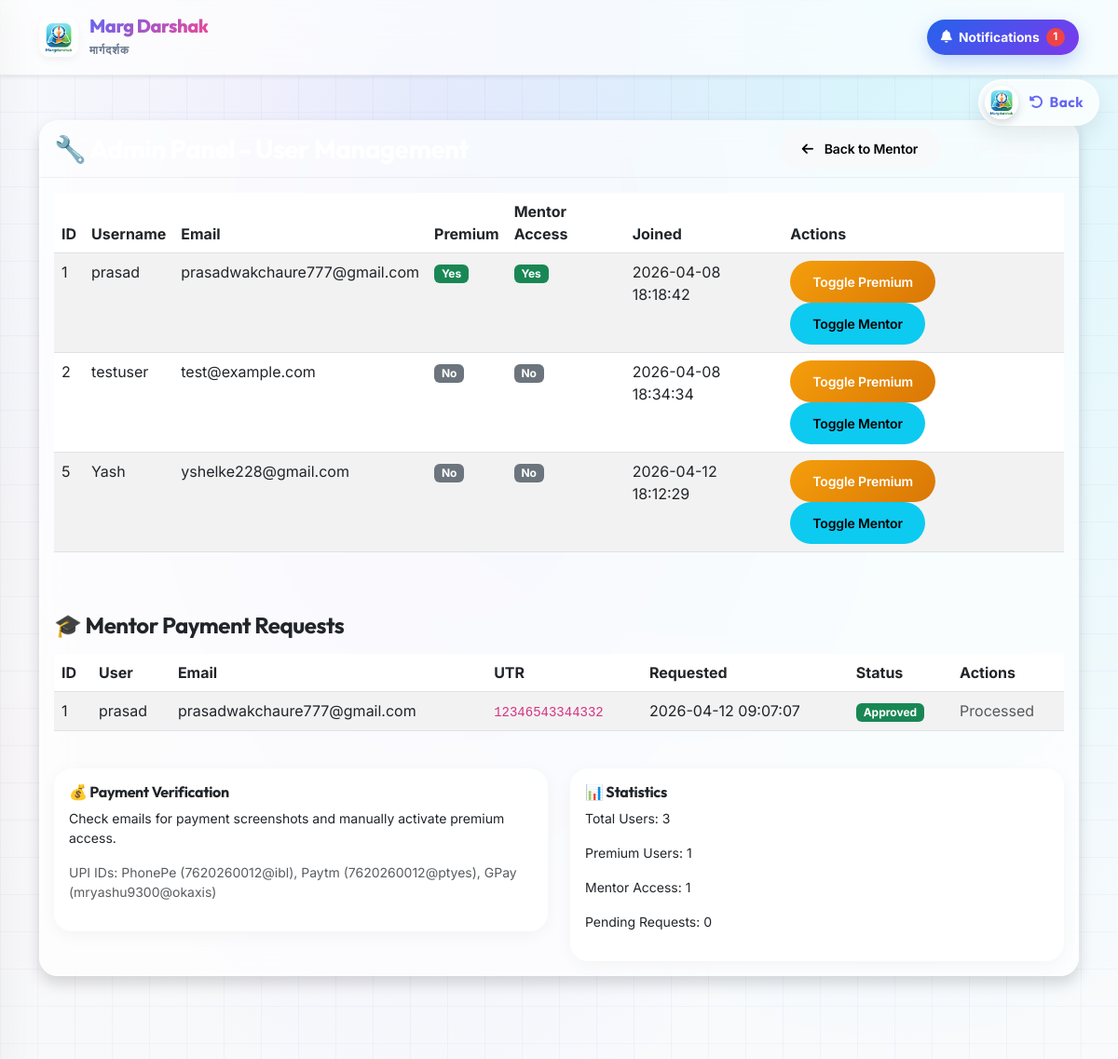
Before: /admin (signed in, upper part) with the older database file.
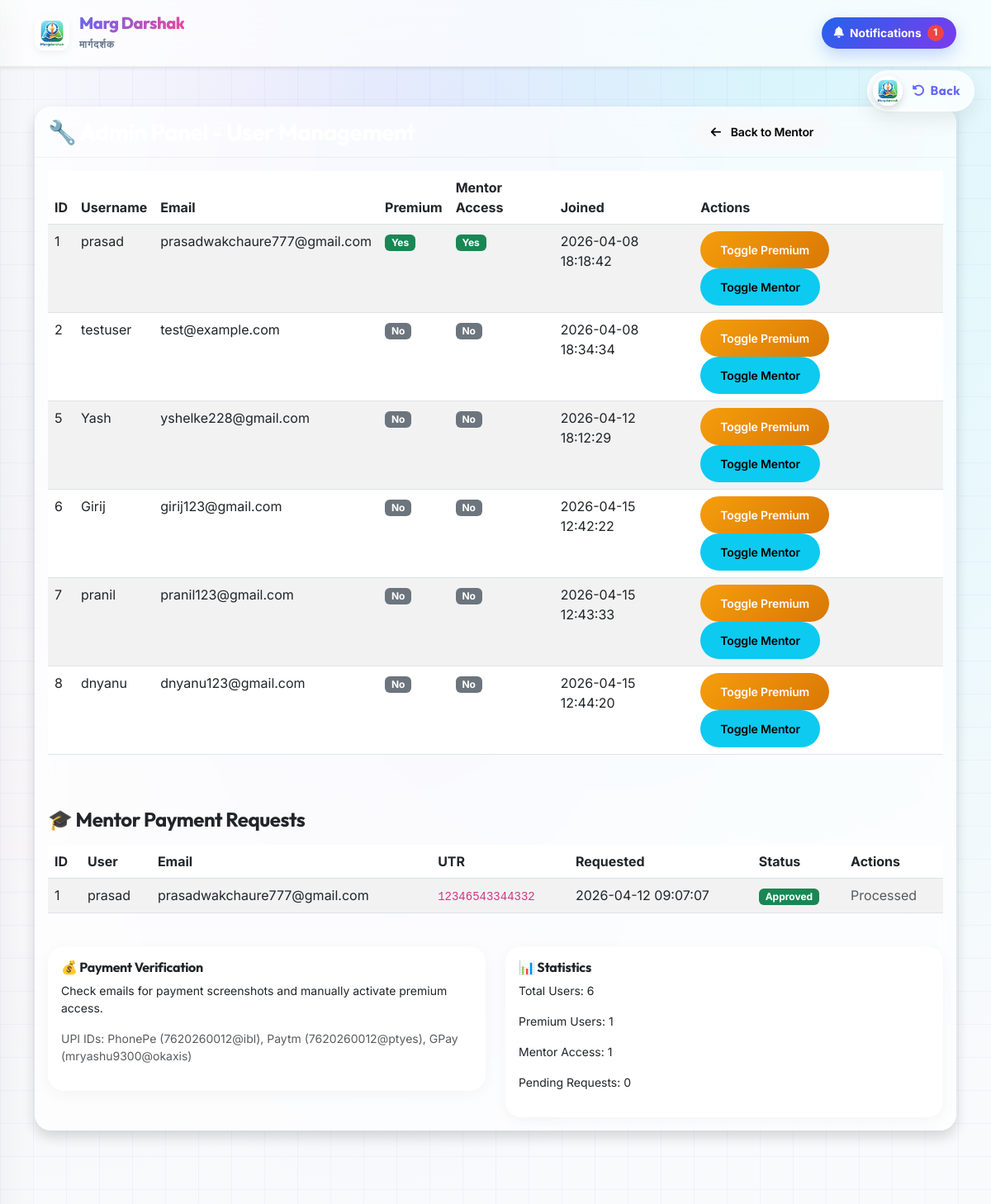
After: the same page with the newer database file.
### tables this page shows
CREATE TABLE users (
        id INTEGER PRIMARY KEY AUTOINCREMENT,
        username TEXT,
        email TEXT UNIQUE,
        password_hash TEXT,
        is_premium BOOLEAN DEFAULT 0,
        mentor_access BOOLEAN DEFAULT 0,
        premium_expiry DATETIME,
        created_at DATETIME DEFAULT CURRENT_TIMESTAMP
    );

CREATE TABLE mentor_requests (
        id INTEGER PRIMARY KEY AUTOINCREMENT,
        user_id INTEGER,
        utr TEXT,
        status TEXT DEFAULT 'pending' CHECK(status IN ('pending', 'approved', 'rejected')),
        created_at DATETIME DEFAULT CURRENT_TIMESTAMP,
        FOREIGN KEY (user_id) REFERENCES users (id)
    );

### app.py (the view, shortened to what this page needs)
@app.route('/admin', methods=['GET', 'POST'])
def admin_panel():
    if not session.get('admin_logged_in'):
        return render_template('admin/login.html')
    conn = get_db_connection()
    users = conn.execute(
        'SELECT id, username, email, is_premium, mentor_access, created_at FROM users'
    ).fetchall()
    requests = conn.execute('''
        SELECT mr.id, u.username, u.email, mr.utr, mr.created_at, mr.status
        FROM mentor_requests mr
        JOIN users u ON mr.user_id = u.id
        ORDER BY mr.created_at DESC
    ''').fetchall()
    conn.close()
    return render_template('admin/panel.html', users=users, requests=requests)

### app.py (called while the page is built, shortened)
def get_db_connection():
    conn = sqlite3.connect(DB_PATH)
    conn.row_factory = sqlite3.Row
    return conn

@app.before_request
def load_current_user():
    user_id = session.get('user_id')

### templates/admin/panel.html (shortened to what this page needs)
{% extends 'base.html' %}
{% block content %}
<div class="container py-5">
  <div class="row">
    <div class="col-12">
      <div class="card shadow">
        <div class="card-header bg-danger text-white d-flex justify-content-between align-items-center">
          <h3 class="mb-0">🔧 Admin Panel - User Management</h3>
          <div>
            <a href="/mentor-connect" class="btn btn-light btn-sm me-2">
              <i class="fas fa-arrow-left me-1"></i>Back to Mentor
            </a>
            <a href="/admin/logout" class="btn btn-outline-light btn-sm">
              <i class="fas fa-sign-out-alt me-1"></i>Logout
            </a>
          </div>
        </div>
        <div class="card-body">
          <div class="table-responsive">
            <table class="table table-striped">
              <thead>
                <tr>
                  <th>ID</th>
                  <th>Username</th>
                  <th>Email</th>
                  <th>Premium</th>
                  <th>Mentor Access</th>
                  <th>Joined</th>
                  <th>Actions</th>
                </tr>
              </thead>
              <tbody>
                {% for user in users %}
                <tr>
                  <td>{{ user[0] }}</td>
                  <td>{{ user[1] }}</td>
                  <td>{{ user[2] }}</td>
                  <td>
                    {% if user[3] %}
                      <span class="badge bg-success">Yes</span>
                    {% else %}
                      <span class="badge bg-secondary">No</span>
                    {% endif %}
                  </td>
                  <td>
                    {% if user[4] %}
                      <span class="badge bg-success">Yes</span>
                    {% else %}
                      <span class="badge bg-secondary">No</span>
                    {% endif %}
                  </td>
                  <td>{{ user[5] }}</td>
                  <td>
                    <a href="/admin/user/{{ user[0] }}/toggle_premium" class="btn btn-sm btn-warning me-1">
                      Toggle Premium
                    </a>
                    <a href="/admin/user/{{ user[0] }}/toggle_mentor" class="btn btn-sm btn-info">
                      Toggle Mentor
                    </a>
                  </td>
                </tr>
                {% endfor %}
              </tbody>
            </table>
          </div>
          <div class="mt-5">
            <h4 class="mb-3">🎓 Mentor Payment Requests</h4>
            <div class="table-responsive">
              <table class="table table-striped">
                <thead>
                  <tr>
                    <th>ID</th>
                    <th>User</th>
                    <th>Email</th>
                    <th>UTR</th>
                    <th>Requested</th>
                    <th>Status</th>
                    <th>Actions</th>
                  </tr>
                </thead>
                <tbody>
                  {% for request in requests %}
                  <tr>
                    <td>{{ request[0] }}</td>
                    <td>{{ request[1] }}</td>
                    <td>{{ request[2] }}</td>
                    <td><code>{{ request[3] }}</code></td>
                    <td>{{ request[4] }}</td>
                    <td>
                      {% if request[5] == 'pending' %}
                        <span class="badge bg-warning">Pending</span>
                      {% elif request[5] == 'approved' %}
                        <span class="badge bg-success">Approved</span>
                      {% else %}
                        <span class="badge bg-danger">Rejected</span>
                      {% endif %}
                    </td>
                    <td>
                      {% if request[5] == 'pending' %}
                        <a href="/admin/mentor-request/{{ request[0] }}/approve" class="btn btn-sm btn-success me-1">
                          <i class="fas fa-check"></i> Approve
                        </a>
                        <a href="/admin/mentor-request/{{ request[0] }}/reject" class="btn btn-sm btn-danger">
                          <i class="fas fa-times"></i> Reject
                        </a>
                      {% else %}
                        <span class="text-muted">Processed</span>
                      {% endif %}
                    </td>
                  </tr>
                  {% endfor %}
                </tbody>
              </table>
            </div>
          </div>
          <div class="mt-4">
            <div class="row">
              <div class="col-md-6">
                <div class="card border-primary">
                  <div class="card-body">
                    <h6>💰 Payment Verification</h6>
                    <p class="small">Check emails for payment screenshots and manually activate premium access.</p>
                    <p class="small text-muted">UPI IDs: PhonePe (7620260012@ibl), Paytm (7620260012@ptyes), GPay (mryashu9300@okaxis)</p>
                  </div>
                </div>
              </div>
              <div class="col-md-6">
                <div class="card border-success">
                  <div class="card-body">
                    <h6>📊 Statistics</h6>
                    <p class="small">Total Users: {{ users|length }}</p>
                    <p class="small">Premium Users: {{ users|selectattr('3')|list|length }}</p>
                    <p class="small">Mentor Access: {{ users|selectattr('4')|list|length }}</p>
                    <p class="small">Pending Requests: {{ requests|selectattr('5', 'equalto', 'pending')|list|length }}</p>
                  </div>
                </div>
              </div>
            </div>
          </div>
        </div>
      </div>
    </div>
  </div>
</div>
{% endblock %}

### templates/base.html (shortened to what this page needs)
<!DOCTYPE html>
<html lang="en">
<head>
    <link rel="stylesheet" href="{{ url_for('static', filename='vendor/bootstrap/css/bootstrap.min.css') }}">
    <link rel="stylesheet" href="{{ url_for('static', filename='vendor/fontawesome/css/all.min.css') }}">
    <link rel="stylesheet" href="{{ url_for('static', filename='css/style.css') }}">
</head>
<body>
    {% if request and request.path != '/' %}
    <a href="javascript:history.back()" class="back-button-3d" data-tilt data-tilt-scale="1.1" data-tilt-max="15" data-tilt-perspective="500">
        <img src="/static/icon-192.png" alt="MargDarshak Logo">
        <span class="back-text"><i class="fas fa-undo-alt"></i> Back</span>
    </a>
    {% endif %}
    <header class="header-top py-3 sticky-top shadow-sm header-glass">
        <div class="container d-flex align-items-center justify-content-between">
            <a href="/" class="d-flex align-items-center text-decoration-none">
                <img src="/static/icon-192.png" alt="MargDarshak Logo" style="width: 42px; height: 42px; margin-right: 12px; border-radius: 12px; box-shadow: 0 4px 10px rgba(0,0,0,0.05);">
                <div>
                    <h1 class="h5 mb-0 header-title">Marg Darshak</h1>
                    <small style="color: #64748b; font-weight: 600; font-size: 0.75rem; letter-spacing: 1px;">मार्गदर्शक</small>
                </div>
            </a>
            <div class="header-actions">
                <button type="button" class="notify-btn" id="notifyBtn" aria-expanded="false" aria-controls="notifyPopup">
                    <i class="fas fa-bell"></i>
                    <span>Notifications</span>
                    <span class="notify-badge is-hidden" id="notifyBadge">0</span>
                </button>
            </div>
        </div>
    </header>
    <main>
        {% block content %}{% endblock %}
    </main>
</body>
</html>

### static/css/style.css (style rules this page uses)
:root { --brand-50: #f5f3ff; --brand-100: #ede9fe; --brand-500: #8b5cf6; --brand-600: #7c3aed; --brand-700: #6d28d9; --gradient-hero: linear-gradient(135deg, #fdfbfb 0%, #ebedee 100%); --gradient-hero-dark: linear-gradient(135deg, #0f172a 0%, #1e1b4b 100%); --gradient-primary: linear-gradient(135deg, #6366f1 0%, #ec4899 100%); --gradient-success: linear-gradient(135deg, #10b981 0%, #059669 100%); --gradient-warning: linear-gradient(135deg, #f59e0b 0%, #d97706 100%); --gradient-danger: linear-gradient(135deg, #ef4444 0%, #b91c1c 100%); --bg-page: #f8fafc; --bg-surface: rgba(255, 255, 255, 0.7); --border-subtle: rgba(255, 255, 255, 0.5); --text-main: #0f172a; --text-muted: #64748b; --shadow-soft: 0 4px 20px -2px rgba(0, 0, 0, 0.05); --shadow-float: 0 20px 40px -4px rgba(99, 102, 241, 0.15); }
body { font-family: 'Inter', sans-serif; background-color: var(--bg-page); background-image: radial-gradient(at 40% 20%, hsla(250,100%,74%,0.15) 0px, transparent 50%), radial-gradient(at 80% 0%, hsla(189,100%,56%,0.15) 0px, transparent 50%), radial-gradient(at 0% 50%, hsla(355,100%,93%,0.1) 0px, transparent 50%); background-size: 100% 100%; color: var(--text-main); min-height: 100vh; background-attachment: fixed; overflow-x: hidden; position: relative; }
body::before { content: ''; position: fixed; top: 0; left: 0; width: 100vw; height: 100vh; background-image: linear-gradient(to right, rgba(99, 102, 241, 0.05) 1px, transparent 1px), linear-gradient(to bottom, rgba(99, 102, 241, 0.05) 1px, transparent 1px); background-size: 40px 40px; z-index: -1; pointer-events: none; }
html { scrollbar-width: none; }
h1, h2, h3, h4, h5, h6, .card-title, .modal-title { font-family: 'Outfit', sans-serif; letter-spacing: -0.02em; font-weight: 700; }
.glass-card, .card, .modal-content { background: var(--bg-surface); backdrop-filter: blur(16px); -webkit-backdrop-filter: blur(16px); border: 1px solid rgba(0, 0, 0, 0.06); box-shadow: var(--shadow-soft); border-radius: 20px; transition: all 0.4s cubic-bezier(0.16, 1, 0.3, 1); }
.card-header, .modal-header, .card-footer, .modal-footer { background: transparent !important; border-color: rgba(0,0,0,0.05) !important; }
.btn { border-radius: 9999px; padding: 0.75rem 1.5rem; font-weight: 600; letter-spacing: -0.01em; transition: all 0.2s ease; border: none; display: inline-flex; align-items: center; justify-content: center; gap: 0.5rem; }
.btn-warning { background: var(--gradient-warning); color: white; border: none; }
.card { border-radius: 20px; border: none; box-shadow: var(--shadow-soft); }
.card-header { border-top-left-radius: 20px !important; border-top-right-radius: 20px !important; }

Changed rows visible on the page:
added users: id "6", username "Girij", email "girij123@gmail.com", is_premium "No", mentor_access "No", created_at "2026-04-15 12:42:22"
added users: id "7", username "pranil", email "pranil123@gmail.com", is_premium "No", mentor_access "No", created_at "2026-04-15 12:43:33"
added users: id "8", username "dnyanu", email "dnyanu123@gmail.com", is_premium "No", mentor_access "No", created_at "2026-04-15 12:44:20"
Other visible differences:
{{ users|length }}: "3" → "6"
